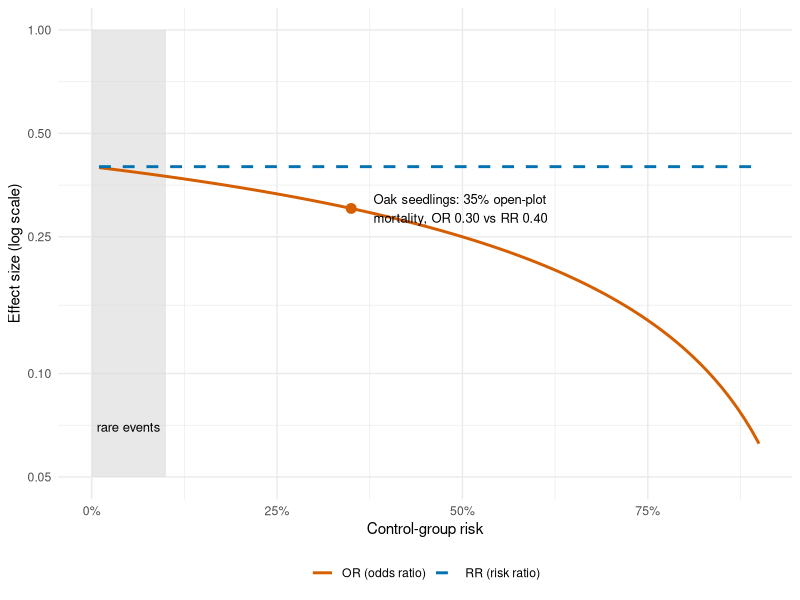

Write R code to recreate this figure.
## ---- chunk 1
#| eval: true
#| echo: false
#| out-width: "70%"

rm(list = ls())

if (!requireNamespace("metafor", quietly = TRUE)) {
    install.packages("metafor")
}

library("metafor")
library("dplyr")
library("tidyr")
library("ggplot2")

## ---- chunk 2
#| eval: true
#| echo: true

# 2x2 tables for amphibian chytrid infection in two wetlands
dat_dichotomous <- data.frame(
  site = c("Wetland A", "Wetland B"),
  ai = c(15, 20), # Infected in a warmed mesocosm (exposure treatment)
  bi = c(85, 30), # Uninfected in a warmed mesocosm (exposure treatment)
  ci = c(10, 15), # Infected in the ambient mesocosm (control treatment)
  di = c(90, 35)  # Uninfected in the ambient mesocosm (control treatment)
)

knitr::kable(dat_dichotomous)
## ---- chunk 3
# Calculate lnOR for each experiment with escalc
dat_or <- escalc(measure = "OR",
                 ai = ai, bi = bi,
                 ci = ci, di = di,
                 data = dat_dichotomous)
dat_or
## ---- chunk 4
or_a <- exp(dat_or$yi[1])
round(or_a, 1)
## ---- chunk 5
#| echo: false

# Use an OR of 0.5 and three baseline risks, the same values quoted in the text
or_fixed <- 0.5
p0_table <- c(0.05, 0.30, 0.60)
p1_table <- or_fixed * p0_table / (1 - p0_table + or_fixed * p0_table)
rr_table <- p1_table / p0_table

risk_table <- data.frame(
  `Baseline (control) risk` = paste0(100 * p0_table, "%"),
  `Risk in exposed group` = paste0(round(100 * p1_table, 1), "%"),
  `Risk ratio (RR)` = round(rr_table, 2),
  check.names = FALSE
)
knitr::kable(risk_table)
## ---- chunk 6
escalc(measure = "OR",
       ai = 10, bi = 10,
       ci = 0, di = 5)
## ---- chunk 7
dat_rr <- escalc(measure = "RR", 
                 ai = ai, bi = bi, 
                 ci = ci, di = di, 
                 data = dat_dichotomous)
dat_rr
## ---- chunk 8
rr_a <- exp(dat_rr$yi[1])
rr_a
## ---- chunk 9
#| echo: false

# Oak seedling example: 35% mortality in open plots, and an RR of 0.40 inside exclosures
p0_oak <- 0.35
rr_oak <- 0.40
p1_oak <- rr_oak * p0_oak
or_oak <- (p1_oak / (1 - p1_oak)) / (p0_oak / (1 - p0_oak))
## ---- chunk 10
#| label: fig-or-rr-control-risk
#| echo: true
#| fig-width: 7
#| fig-height: 4.5
#| fig-cap: "Odds ratio (OR, solid orange line) and risk ratio (RR, dashed blue line) for the same exposure, plotted against the control-group risk. The RR is fixed at 0.40, the oak seedling example. The OR moves away from the RR as the control risk rises. The shaded band marks rare events (control risk of 10% or less), where the two measures are close. The vertical axis uses a log scale."
#| fig-alt: "Line plot. The horizontal axis is control-group risk from 0 to 90 percent, and the vertical axis is effect size on a log scale. A dashed blue line for the RR stays flat at 0.40. A solid orange line for the OR starts near 0.40 at low control risk and falls to about 0.06 at 90 percent. A shaded band on the left marks control risk of 10 percent or less, where the two lines nearly overlap."

# Plot the OR and the RR for the same exposure across a range of control risks.
rr_fixed <- 0.40
p0_grid <- seq(0.01, 0.90, by = 0.01)
p1_grid <- rr_fixed * p0_grid
or_grid <- (p1_grid / (1 - p1_grid)) / (p0_grid / (1 - p0_grid))

plot_df <- rbind(
  data.frame(p0 = p0_grid, value = or_grid, measure = "OR (odds ratio)"),
  data.frame(p0 = p0_grid, value = rr_fixed, measure = "RR (risk ratio)")
)

oak_point <- data.frame(p0 = p0_oak, value = or_oak, measure = "OR (odds ratio)")

ggplot(plot_df, aes(x = p0, y = value, colour = measure, linetype = measure)) +
  annotate("rect", xmin = 0, xmax = 0.10, ymin = 0.05, ymax = 1,
           fill = "grey85", alpha = 0.6) +
  annotate("text", x = 0.05, y = 0.07, label = "rare events", size = 3.3) +
  geom_line(linewidth = 1) +
  geom_point(data = oak_point, size = 3, show.legend = FALSE) +
  annotate("text", x = p0_oak + 0.03, y = or_oak,
           label = sprintf("Oak seedlings: 35%% open-plot\nmortality, OR %.2f vs RR %.2f",
                           or_oak, rr_fixed),
           hjust = 0, size = 3.3) +
  scale_colour_manual(values = c("OR (odds ratio)" = "#D55E00",
                                 "RR (risk ratio)" = "#0072B2")) +
  scale_linetype_manual(values = c("OR (odds ratio)" = "solid",
                                   "RR (risk ratio)" = "dashed")) +
  scale_y_log10(limits = c(0.05, 1), breaks = c(0.05, 0.1, 0.25, 0.5, 1)) +
  scale_x_continuous(labels = function(x) paste0(100 * x, "%"),
                     limits = c(0, 0.9)) +
  labs(x = "Control-group risk", y = "Effect size (log scale)",
       colour = NULL, linetype = NULL) +
  theme_minimal(base_size = 11) +
  theme(legend.position = "bottom")
## ---- chunk 11
#| echo: false
dat <- data.frame(number_events = c(5, 15),
                  number_individuals_monitored = c(15, 15),
                  total_years_monitored = c(5, 5),
                  treatment = c("experiment", "control"))
knitr::kable(dat)
## ---- chunk 12
dat <- dat %>% 
  mutate(total_person_time = number_individuals_monitored * total_years_monitored)
knitr::kable(dat)
## ---- chunk 13
dat_wide <- dat %>%
  select(treatment, number_events, total_person_time) %>%
  pivot_wider(names_from = "treatment",
              values_from = c("number_events", "total_person_time"))
  
knitr::kable(dat_wide)
## ---- chunk 14
out <- escalc(measure = "IRR",
              data = dat_wide,
              x1i = number_events_experiment, x2i = number_events_control,
              t1i = total_person_time_experiment, t2i = total_person_time_control)

knitr::kable(out)
## ---- chunk 15
# Hazard ratios for nest predation (fenced vs. unfenced) from two studies
dat_hr <- data.frame(
  study = c("Study A", "Study B"),
  hr = c(0.62, 0.80),
  ci_lb = c(0.41, 0.55),
  ci_ub = c(0.94, 1.16)
)

dat_hr <- dat_hr %>%
  mutate(yi = log(hr),
         sei = (log(ci_ub) - log(ci_lb)) / (2 * qnorm(0.975)),
         vi = sei^2)

knitr::kable(dat_hr, digits = 3)

# Meta-analysis on the log scale
res_hr <- rma(yi, vi, data = dat_hr)
res_hr

# Back-transform to an HR
predict(res_hr, transf = exp)
## ---- chunk 16
# e.g., HR = 0.70, P = 0.03
abs(log(0.70)) / qnorm(1 - 0.03 / 2)
